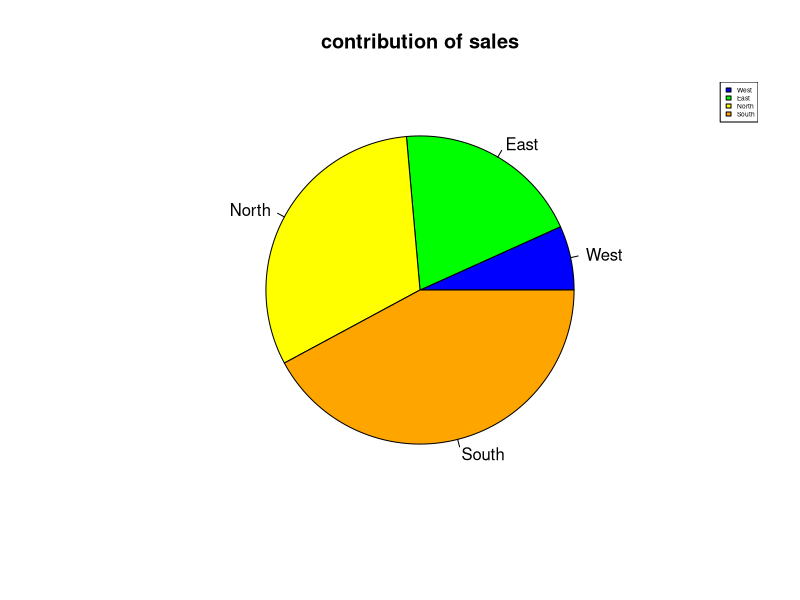
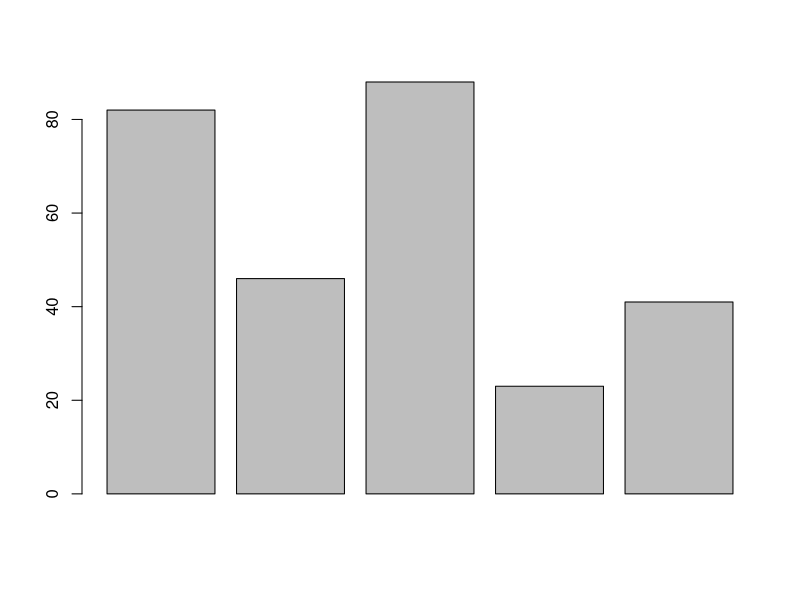
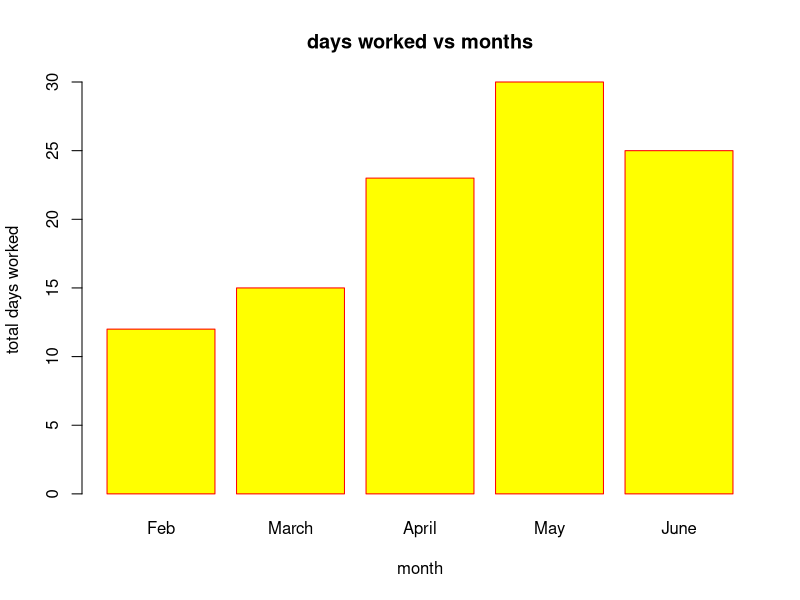
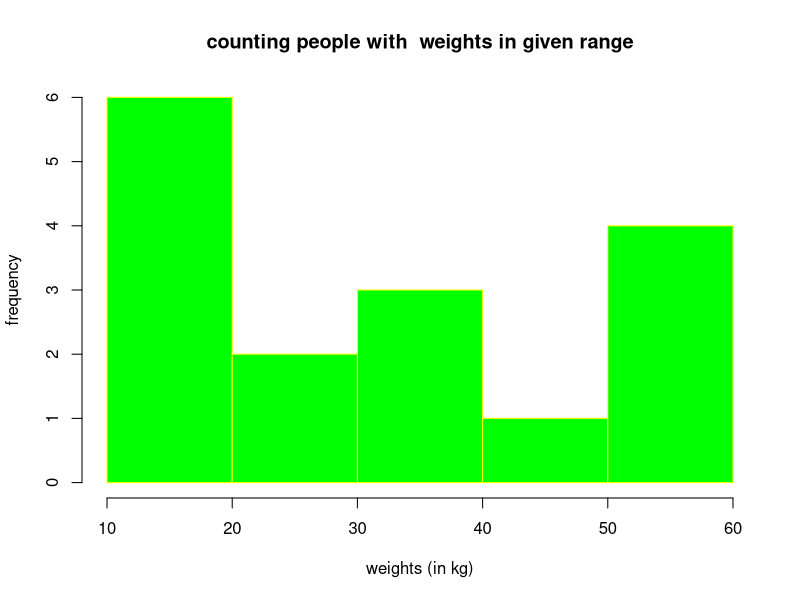
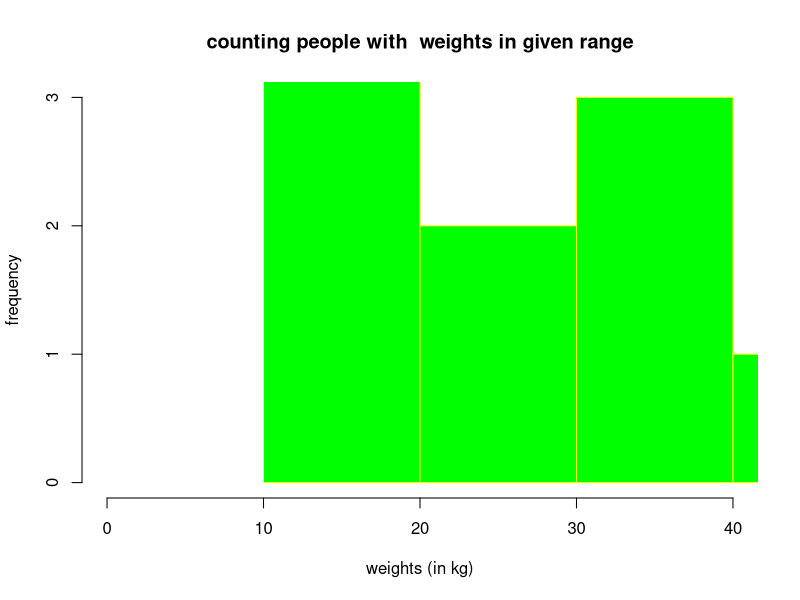
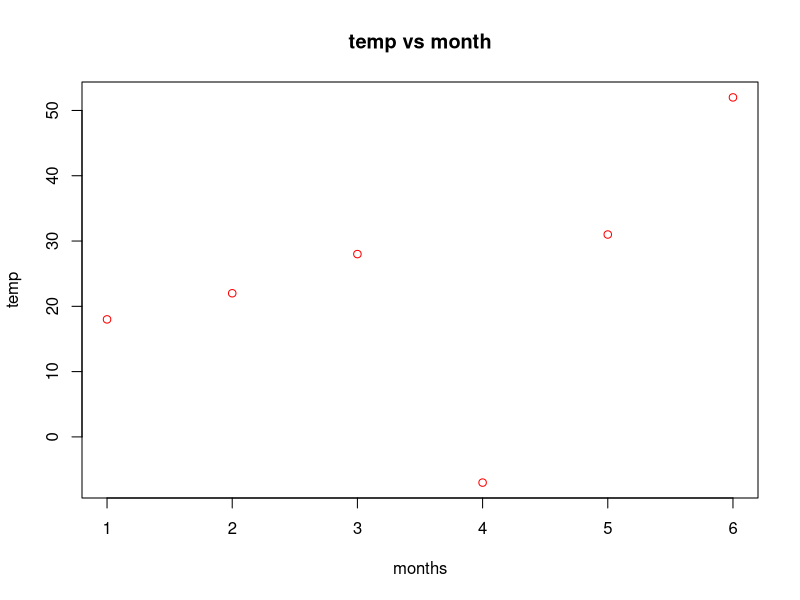
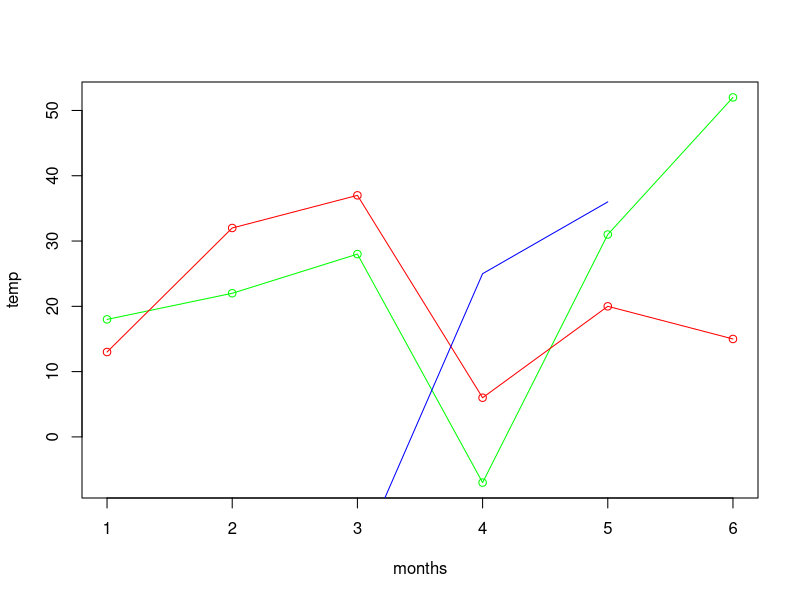

Write the R code that produced these figures, in order.
x<-c(12,35,56,75)
labels<-c('West','East','North','South')
colors<-c('blue','green','yellow','orange')
pie(x,labels, main="contribution of sales",col=colors)
legend("topright",c('West','East','North','South'),cex=0.4,fill=colors)

d<-c(82,46,88,23,41)
barplot(d)

days<-c(12,15,23,30,25)
months<-c('Feb','March','April','May', 'June')
barplot(days, main='days worked vs months',names.arg=months,xlab='month',ylab='total days worked',col='Yellow', border = 'Red')

v<-c(12,24,16,38,21,13,15,17,39,10,60,59,58,55,40,44)
hist(v, xlab='weights (in kg)', ylab='frequency', col='green', border='yellow', main='counting people with  weights in given range')
hist(v, xlab='weights (in kg)',ylab='frequency',col='green',border='yellow',main='counting people with  weights in given range',xlim=c(0,40),ylim=c(0,3))

v<-c(18,22,28,-7,31,52)
plot(v,col='red',xlab='months',ylab='temp',main = 'temp vs month')

v1<-c(18,22,28,-7,31,52)
v2<-c(13,32,37,6,20,15)
v3<-c(-11,-15,-19,25,36)
plot(v1,type='o',col='green',xlab='months',ylab='temp')
lines(v2,type='o',col='red')
lines(v3,typr='o',col='blue')

View(tips)
